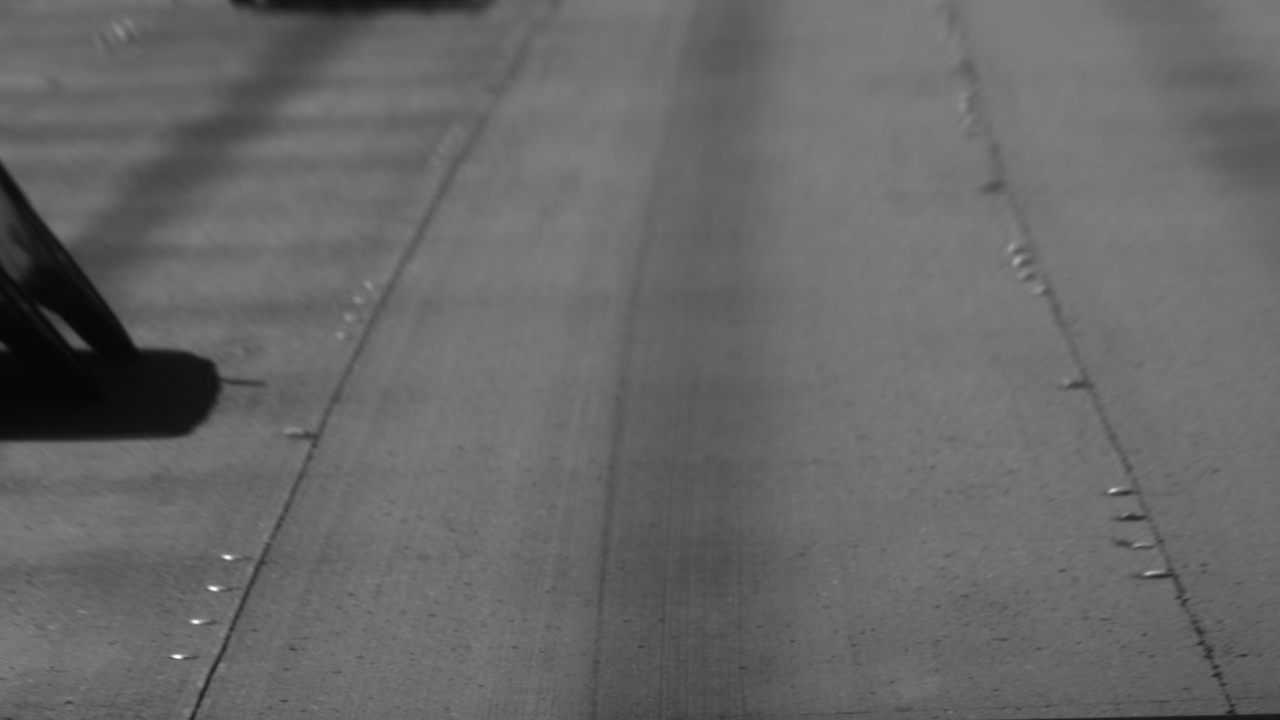
#> input picture lane_detection3/Pictures/gray.jpg, 1280 x 720 px, given as the content of the folder F:/krzysztof/Maciej_Apostol/StopienII/Video_data/data, which was not available
$ python lane_detection_05.18.py
#> lines starting #> are read from the running program, lines starting #| are printed output that depends on the picture; after the words box and inside, x2 and y2 are one past the last pixel; in counts of white or black regions, pixels touching at a corner belong together; pictures that were not available may be replaced by others from this repository, and a replacement may not be noted
import os
import cv2
import time
import pickle
import random
import shutil
import numpy as np
import pandas as pd
from imutils import paths
import matplotlib.pyplot as plt

start = time.time()


def im_show(name, image):
    cv2.imshow(name, image)
    cv2.waitKey(0)


def warp_perspective(image, from_, to):
    M = cv2.getPerspectiveTransform(from_, to)
    warp = cv2.warpPerspective(image, M, (width, height), flags=cv2.INTER_LINEAR)
    return warp, M


def threshold(image, T):
    _, image = cv2.threshold(image, T, 250, cv2.THRESH_BINARY)
    return image


def color_mask(img, thresh=(0, 255)):
    gray = cv2.cvtColor(img, cv2.COLOR_RGB2GRAY)
    binary_output = np.zeros_like(gray)
    binary_output[(gray > thresh[0]) & (gray <= thresh[1])] = 255
    return binary_output


def gray_img(image):
    return cv2.cvtColor(image, cv2.COLOR_BGR2GRAY)


def draw_lines(image, arr, point_color=(255, 0, 0), line_color=(0, 255, 0)):
    arr = arr.astype(int)
    copy = np.copy(image)
    for i in range(arr.shape[0]):
        x, y = arr[i][0], arr[i][1]
        x_0, y_0 = arr[i - 1][0], arr[i - 1][1]
        cv2.circle(copy, (x, y), radius=1, color=point_color, thickness=10)
        cv2.line(copy, (x, y), (x_0, y_0), color=line_color, thickness=4)
    return copy


# [4 lines left out: function to_csv, not called in this run]


def to_jpg(name, image):
    path = 'Pictures/' + name + '.jpg'
    cv2.imwrite(path, image)


def prepare(image, thresh):
    box = draw_lines(image, src)
    box = draw_lines(box, dst, line_color=(0, 0, 255))
    warp, _ = warp_perspective(image, src, dst)
    gray = gray_img(warp)
    max_val = max(np.amax(gray, axis=1)).astype(int)
    thresh = color_mask(warp, (max_val * 0.65, max_val))

    return thresh


def find_single_lane(side_current, count):
    side_left = side_current - margin
    side_right = side_current + margin
    cv2.rectangle(out_img, (side_left, low), (side_right, high), (0, 255, 0), 4)

    side_nonzero = ((nonzeroy >= low) & (nonzeroy <= high) &
                    (nonzerox >= side_left) & (nonzerox <= side_right)).nonzero()[0]

    side_indicator = True

    if (side_left < 0 or side_right > width) and len(side_nonzero) == 0:
        count += 1
    else:
        count = 0

    # 35//2
    if count >= 17:
        side_indicator = False

    if len(side_nonzero) > minpix:
        side_current = int(np.mean(nonzerox[side_nonzero]))

    return side_current, side_nonzero, side_indicator, count, side_left, side_right


def find_lanes(image):
    global out_img
    global low, high
    global nonzerox, nonzeroy
    global left_intercept, left_slope, right_intercept, right_slope

    histogram = np.sum(image[image.shape[0] // 2:, :], axis=0)
    out_img = np.dstack((image, image, image))

    midpoint = int(histogram.shape[0] // 2)
    left = np.argmax(histogram[:midpoint])
    right = midpoint + np.argmax(histogram[midpoint:])

    if np.argmax(histogram[:midpoint]) == 0:
        left = 0 + margin
    if np.argmax(histogram[midpoint:]) == 0:
        right = width - margin

    # [4 lines of commented-out code are left out]

    left_current = left
    right_current = right

    left_indicator = True
    right_indicator = True

    left_idx = []
    right_idx = []

    nonzero = np.nonzero(image)
    nonzeroy = np.array(nonzero[0])
    nonzerox = np.array(nonzero[1])

    left_count = 0
    right_count = 0

    for i in range(number):
        low = image.shape[0] - win_height * (i + 1)
        high = image.shape[0] - win_height * i

        if left_indicator and right_indicator:
            left_current, left_nonzero, left_indicator, left_count, _, left_right = find_single_lane(left_current,
                                                                                                     left_count)
            right_current, right_nonzero, right_indicator, right_count, right_left, _ = find_single_lane(right_current,
                                                                                                         right_count)
            left_idx.append(left_nonzero)
            right_idx.append(right_nonzero)

        elif left_indicator:
            left_current, left_nonzero, left_indicator, left_count, _, _ = find_single_lane(left_current, left_count)
            left_idx.append(left_nonzero)

        elif right_indicator:
            right_current, right_nonzero, right_indicator, right_count, _, _ = find_single_lane(right_current,
                                                                                                right_count)
            right_idx.append(right_nonzero)

        else:
            print('break')
            break

    try:
        left_idx = np.concatenate(left_idx)
        right_idx = np.concatenate(right_idx)
    except AttributeError:
        pass

    leftx1 = nonzerox[left_idx]
    lefty1 = nonzeroy[left_idx]
    rightx1 = nonzerox[right_idx]
    righty1 = nonzeroy[right_idx]

    if (len(leftx1) == 0 or len(leftx1) <= minpix) and (len(rightx1) == 0 or len(rightx1) <= minpix):
        print('no right and no left')
        leftx1 = previous_frame[0][0]
        lefty1 = previous_frame[0][1]
        rightx1 = previous_frame[0][2]
        righty1 = previous_frame[0][3]

    elif len(leftx1) <= minpix:
        print('no left')
        # leftx1 = rightx1 - width // 2
        leftx1 = width - rightx1
        lefty1 = righty1

    elif len(rightx1) <= minpix:
        print('no right')
        # rightx1 = leftx1 + width // 2
        rightx1 = width - leftx1
        righty1 = lefty1

    # print(len(leftx1), len(rightx1))

    left_curve1 = np.polyfit(lefty1, leftx1, 2)
    right_curve1 = np.polyfit(righty1, rightx1, 2)

    left_nonzero1 = (
            (nonzerox > (left_curve1[0] * (nonzeroy ** 2) + left_curve1[1] * nonzeroy + left_curve1[2] - margin)) &
            (nonzerox < (left_curve1[0] * (nonzeroy ** 2) + left_curve1[1] * nonzeroy + left_curve1[2] + margin)))

    right_nonzero1 = (
            (nonzerox > (right_curve1[0] * (nonzeroy ** 2) + right_curve1[1] * nonzeroy + right_curve1[2] - margin)) &
            (nonzerox < (right_curve1[0] * (nonzeroy ** 2) + right_curve1[1] * nonzeroy + right_curve1[2] + margin)))

    leftx = nonzerox[left_nonzero1]
    lefty = nonzeroy[left_nonzero1]
    rightx = nonzerox[right_nonzero1]
    righty = nonzeroy[right_nonzero1]

    if len(leftx) <= minpix or len(rightx) <= minpix:
        leftx, lefty, rightx, righty = leftx1, lefty1, rightx1, righty1

    return leftx, lefty, rightx, righty, out_img


def find_lanes_perspective():
    global M_inv
    zeros = np.zeros_like(frame)
    zeros[lefty - 1, leftx - 1] = 255
    zeros[righty - 1, rightx - 1] = 255
    _, M_inv = warp_perspective(frame, dst, src)
    t_out_img = cv2.warpPerspective(zeros, M_inv, (frame.shape[1], frame.shape[0]), flags=cv2.INTER_LINEAR)

    t_leftx = t_out_img[:, :width // 2].nonzero()[1]
    t_lefty = t_out_img[:, :width // 2].nonzero()[0]
    t_rightx = t_out_img[:, width // 2:].nonzero()[1] + width // 2
    t_righty = t_out_img[:, width // 2:].nonzero()[0]

    if len(t_leftx) == 0:
        t_leftx = -t_rightx + width
        t_lefty = t_righty

    if len(t_rightx) == 0:
        t_rightx = -t_leftx + width
        t_righty = t_lefty

    return t_leftx, t_lefty, t_rightx, t_righty, t_out_img


def fit_poly(leftx, lefty, rightx, righty):
    left_curve = np.polyfit(lefty, leftx, 2)
    right_curve = np.polyfit(righty, rightx, 2)

    return left_curve, right_curve


def visualise(image, y, left_curve, right_curve, plot):
    fit_leftx = left_curve[0] * y ** 2 + left_curve[1] * y + left_curve[2]
    fit_rightx = right_curve[0] * y ** 2 + right_curve[1] * y + right_curve[2]

    empty = []
    flipud = False

    color = (0, 0, 255)
    for arr in fit_leftx, fit_rightx:
        arr = arr.astype(int)
        con = np.concatenate((arr, y), axis=1)
        # cv2.polylines(image, [con], isClosed=False, color=(0, 0, 255), thickness=4)

        for val in con:
            cv2.circle(image, tuple(val), 5, color, -1)

        if flipud:
            con = np.flipud(con)
        flipud = True
        empty.append(con)

        color = (255, 0, 0)

    points = np.vstack((empty[0], empty[1]))

    if plot:
        fig, ax = plt.subplots()
        ax.scatter(leftx, -lefty, c='g')
        ax.scatter(rightx, -righty, c='r')
        ax.plot(fit_leftx, -y, c='b')
        ax.plot(fit_rightx, -y, c='b')
        plt.show()

    return image, fit_leftx, fit_rightx, points


def visualise_perspective(frame):
    poly = np.dstack((img, img, img)) * 255
    cv2.fillPoly(poly, [points], (0, 255, 0))
    poly = cv2.warpPerspective(poly, M_inv, (poly.shape[1], poly.shape[0]), flags=cv2.INTER_LINEAR)
    out_frame = cv2.addWeighted(frame, 1, poly, 0.6, 0)
    poly = poly[:, :, 1]

    return poly, out_frame


# [8 lines left out: function sort_path, not called in this run]


def rgb(image):
    return cv2.cvtColor(image, cv2.COLOR_BGR2RGB)


# path = r'F:\Nowy folder\10\Praca\Datasets\Video_data'
# data_path = os.path.join(path, 'data')
# labels_path = os.path.join(path, 'labels')

raw = ['data', 'frames', 'labels']
augmented = ['augmented_data', 'augmented_frames', 'augmented_labels']

for folder in [raw]:
    # path = r'F:\Nowy folder\10\Praca\Datasets\Video_data'
    # path = r'C:\Nowy folder\10\Praca\Datasets\Video_data'
    path = r'F:\krzysztof\Maciej_Apostol\StopienII\Video_data'
    data_path = os.path.join(path, folder[0])
    frames_path = os.path.join(path, folder[1])
    labels_path = os.path.join(path, folder[2])

    for folder_path in frames_path, labels_path:
        # shutil.rmtree(folder_path)

        if not os.path.exists(folder_path):
            os.mkdir(folder_path)

    data_list = list(paths.list_images(data_path))

    image = cv2.imread(data_list[0])
#> image is the input picture: shape (720, 1280, 3); min 3, max 254, mean 103.2
    height = image.shape[0]
    width = image.shape[1]

    template = [[280, 650], [570, 525]]

    src = np.float32([template[0],
                      template[1],
                      [width - template[1][0], template[1][1]],
                      [width - template[0][0], template[0][1]]])

    dst = np.float32([[0, height],
                      [0, 0],
                      [width, 0],
                      [width, height]])

    video1 = {'name': 'video1',
              'template': [[290, 390], [550, 265]],
              'thresh': 0.65,
              'limit': 2548}  #

    video2 = {'name': 'video2',
              'template': [[285, 390], [550, 265]],
              'thresh': 0.55,
              'limit': 4122}  #

    video3 = {'name': 'video3',
              'template': [[280, 400], [570, 230]],
              'thresh': 0.85,
              'limit': 2833}

    video4 = {'name': 'video4',
              'template': [[270, 400], [550, 245]],
              'thresh': 0.9,
              'limit': 1840}

    video_list = [video1]  # video2

    number = 35
    minpix = 50
    margin = 100
    win_height = int(height // number)

    label_list = []
    previous_frame = []

    i = 0
    j = 0
    for video in video_list:
        values = list(video.values())
        name = values[0]
        template = values[1]
        thresh = values[2]
        limit = values[3]

        src = np.float32([template[0],
                          template[1],
                          [width - template[1][0], template[1][1]],
                          [width - template[0][0], template[0][1]]])
        # i: i + limit
        for path in data_list[:10]:
            save_frame = frames_path + fr'\{os.path.basename(path)}'
            save_label = labels_path + fr'\{os.path.basename(path)}'
            # [4 lines of commented-out code are left out]

            image = cv2.imread(path)
            frame = image

            img = prepare(image, thresh)
#> in warp_perspective, `M = cv2.getPerspectiveTransform(from_, to)`: M = [[-1.39, -2.89, 1528.1], [-9.19e-16, -4.37, 1158.4], [-5.6e-19, -0.00451, 1]]
#> in prepare, `max_val = max(np.amax(gray, axis=1)).astype(int)`: max_val = 125

            copy = np.copy(img)
            leftx, lefty, rightx, righty, out_img = find_lanes(copy)
#> in find_lanes, `histogram = np.sum(image[image.shape[0] // 2:, :], axis=0)`: histogram = 1280 values from 91800 to 91800
#> in find_lanes, `left = np.argmax(histogram[:midpoint])`: left = 0
#> in find_lanes, `right = midpoint + np.argmax(histogram[midpoint:])`: right = 640
#> in find_lanes, `nonzero = np.nonzero(image)`: nonzero = 921600 positions, rows 0 to 719, columns 0 to 1279
#> the loop in find_lanes, `for i in range(number):` made 35 passes
#> right_left on passes 1 to 4: 1080, 1079, 1079, 1079
#> after the loop in find_lanes, `for i in range(number):`: left_count = 0; left_current = 100; left_idx = 35 items; left_indicator = True; left_nonzero = 4221 values from 25600 to 51400; left_right = 200; right_count = 0; right_current = 1179; right_idx = 35 items; right_indicator = True; right_left = 1079; right_nonzero = 4221 values from 26679 to 52479
#> in find_lanes, `left_curve1 = np.polyfit(lefty1, leftx1, 2)`: left_curve1 = [-1.32e-18, 2.25e-17, 100]
#> in find_lanes, `right_curve1 = np.polyfit(righty1, rightx1, 2)`: right_curve1 = [7.66e-07, -0.000453, 1179]
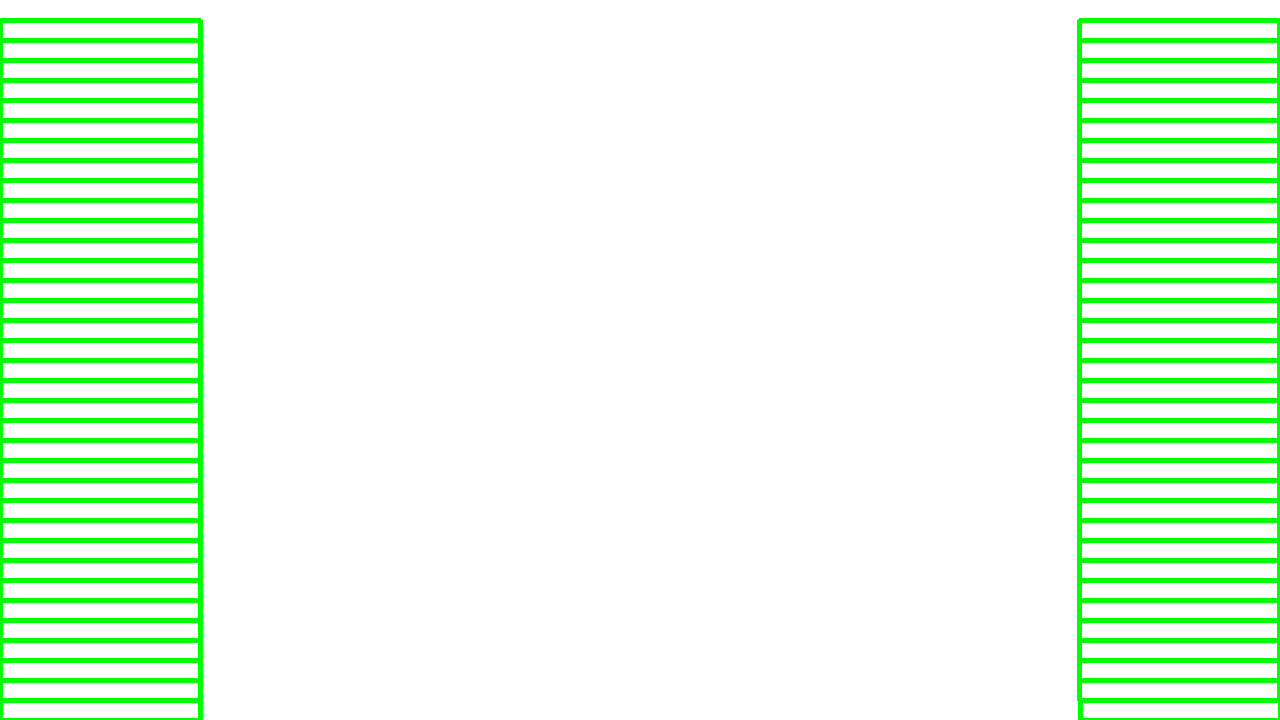
#> out_img: shape (720, 1280, 3); mean of channels 0, 1, 2 232.8, 255, 232.8; drawn as B, G, R
            t_leftx, t_lefty, t_rightx, t_righty, _ = find_lanes_perspective()
#> in find_lanes_perspective, `_, M_inv = warp_perspective(frame, dst, src)`: M_inv = [[0.141, -0.66, 550], [0, -0.229, 265], [0, -0.00103, 1]]
#> in find_lanes_perspective, `t_out_img = cv2.warpPerspective(zeros, M_inv, (frame.shape[1], frame.s..`:
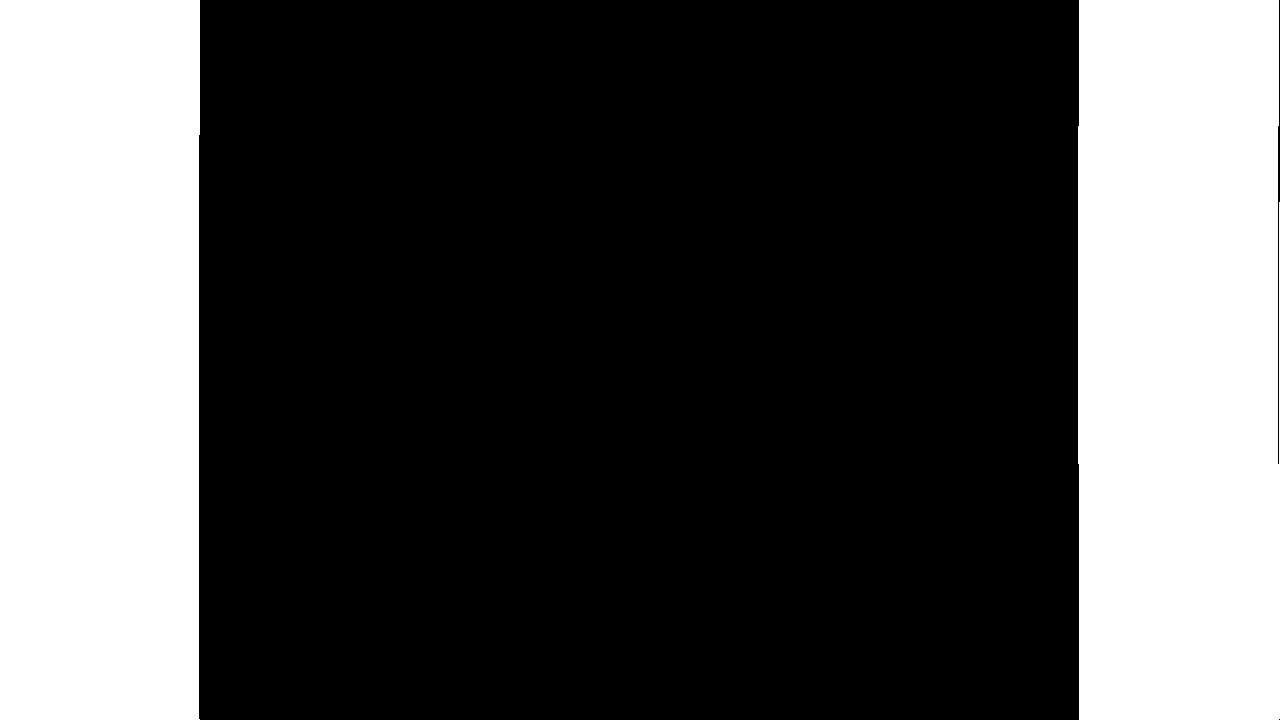
#> zeros: shape (720, 1280, 3); 31.2% white; 2 white regions, box (x1, y1, x2, y2) and area: (1078, 0, 1280, 720) 144517, (0, 0, 200, 720) 143416

            previous_frame = []
            previous_frame.append([leftx, lefty, rightx, righty])

            left_curve, right_curve = fit_poly(leftx, lefty, rightx, righty)
#> in fit_poly, `left_curve = np.polyfit(lefty, leftx, 2)`: left_curve = [5.31e-06, -0.0053, 100.7]
#> in fit_poly, `right_curve = np.polyfit(righty, rightx, 2)`: right_curve = [9.3e-06, -0.00599, 1179.6]
#> left_curve = [5.31e-06, -0.0053, 100.7]; right_curve = [9.3e-06, -0.00599, 1179.6]
            t_left_curve, t_right_curve = fit_poly(t_leftx, t_lefty, t_rightx, t_righty)
#> t_left_curve = [7.17e-07, -1.76, 1030]; t_right_curve = [-1.74e-05, 1.76, 249.4]

            curves = np.concatenate((left_curve, right_curve))
#> curves = [5.31e-06, -0.0053, 100.7, 9.3e-06, -0.00599, 1179.6]
            t_curves = np.concatenate((t_left_curve, t_right_curve))
#> t_curves = [7.17e-07, -1.76, 1030, -1.74e-05, 1.76, 249.4]

            # Visualisation
            y = np.linspace(0, height - 1, 15).astype(int).reshape((-1, 1))
            out_img, fit_leftx, fit_rightx, points = visualise(out_img, y, left_curve, right_curve, False)
#> in visualise, `fit_leftx = left_curve[0] * y ** 2 + left_curve[1] * y + left_curve[2]`: fit_leftx = [100.7, 100.5, 100.2, 100, 99.86, 99.72, 99.6, 99.51, 99.44, 99.41, 99.4, 99.43, 99.48, 99.55, 99.66]
#> in visualise, `fit_rightx = right_curve[0] * y ** 2 + right_curve[1] * y + right_curv..`: fit_rightx = [1179.6, 1179.3, 1179.1, 1178.9, 1178.7, 1178.7, 1178.6, 1178.6, 1178.7, 1178.8, 1179, 1179.2, 1179.4, 1179.7, 1180.1]
#> the loop in visualise, `for arr in fit_leftx, fit_rightx:` made 2 passes
#> (flipud, color) on passes 1 to 2: (True, (255, 0, 0)), (True, (255, 0, 0))
#> after the loop in visualise, `for arr in fit_leftx, fit_rightx:`: empty = 2 items
#> in visualise, `points = np.vstack((empty[0], empty[1]))`: points = 30 pairs, first value 99 to 1180, second value 0 to 719
            # down = min(min(t_lefty), min(t_righty))
            # t_y = np.linspace(down, 720, 15).astype(int).reshape((-1,1))
            # t_out_img, fit_t_leftx, fit_t_rightx, _ = visualise(np.copy(image), t_y, t_left_curve, t_right_curve, False)

            poly, frame = visualise_perspective(frame)
#> in visualise_perspective, `poly = poly[:, :, 1]`:
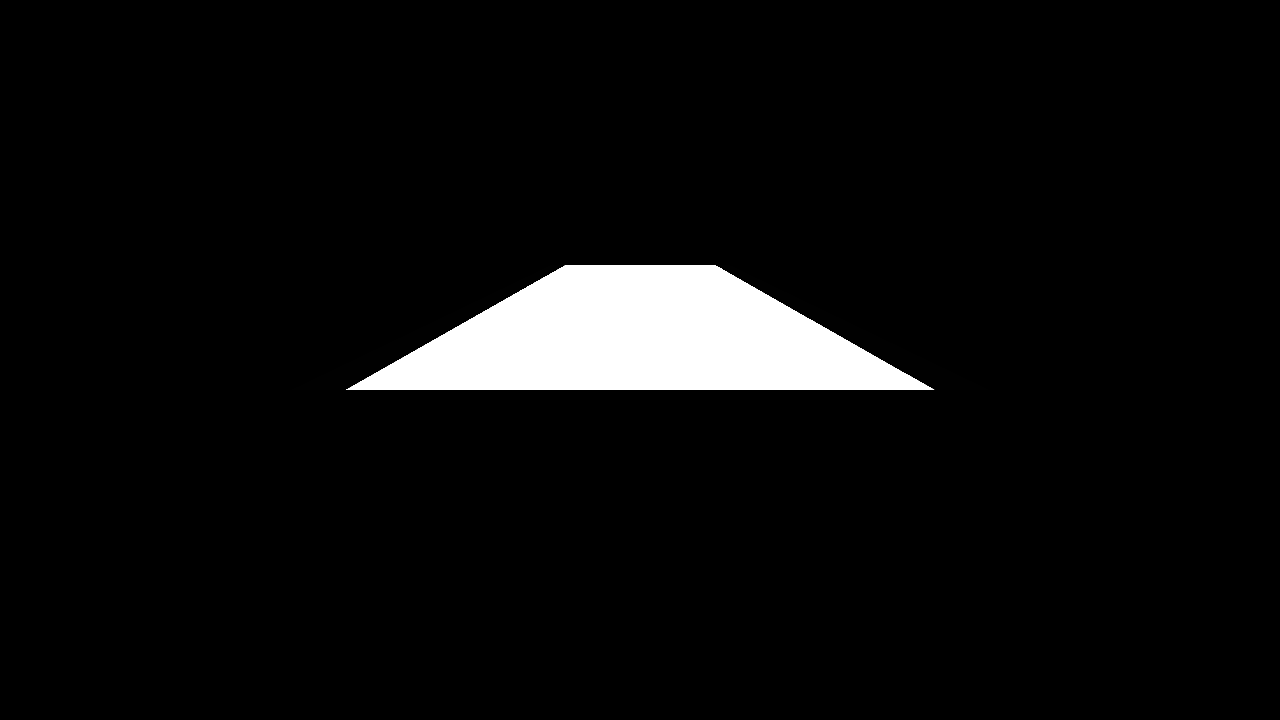
#> poly: shape (720, 1280); min 0, max 255, mean 12.8

            im_show('out_img', frame)

            # [7 lines of commented-out code are left out]
            label_list.append(curves)

            j += 1

        i += limit
    print('next')

    pickle.dump(label_list, open(f'Pickles/{folder[2]}.p', "wb"))
